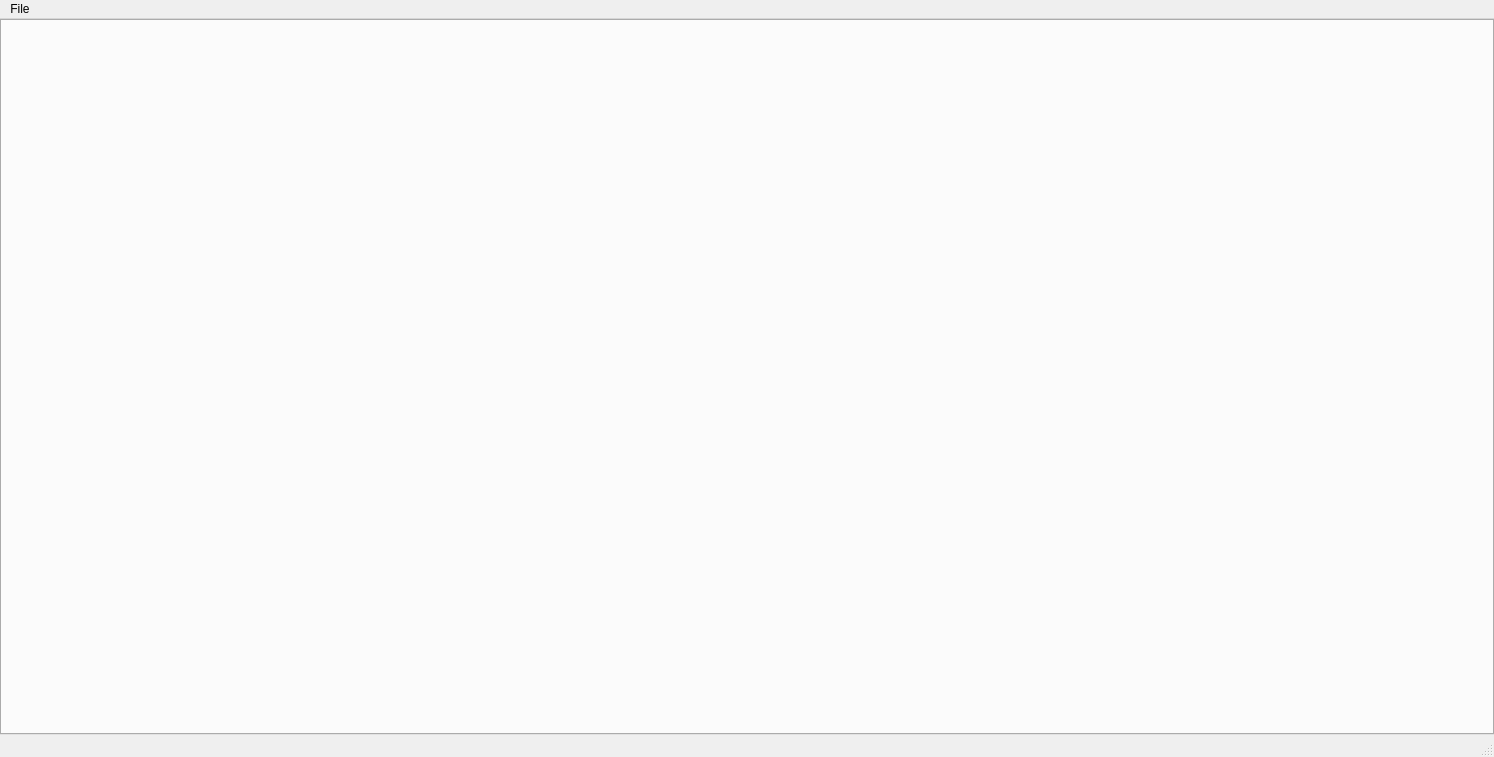
<?xml version="1.0" encoding="UTF-8"?>
<ui version="4.0">
 <class>MainWindow</class>
 <widget class="QMainWindow" name="MainWindow">
  <property name="geometry">
   <rect>
    <x>0</x>
    <y>0</y>
    <width>1494</width>
    <height>757</height>
   </rect>
  </property>
  <property name="windowTitle">
   <string>MainWindow</string>
  </property>
  <widget class="QWidget" name="centralwidget">
   <layout class="QVBoxLayout" name="verticalLayout">
    <property name="spacing">
     <number>0</number>
    </property>
    <property name="leftMargin">
     <number>0</number>
    </property>
    <property name="topMargin">
     <number>0</number>
    </property>
    <property name="rightMargin">
     <number>0</number>
    </property>
    <property name="bottomMargin">
     <number>0</number>
    </property>
    <item>
     <widget class="QTabWidget" name="tabWidget">
      <property name="currentIndex">
       <number>-1</number>
      </property>
     </widget>
    </item>
   </layout>
  </widget>
  <widget class="QMenuBar" name="menubar">
   <property name="geometry">
    <rect>
     <x>0</x>
     <y>0</y>
     <width>1494</width>
     <height>26</height>
    </rect>
   </property>
   <widget class="QMenu" name="menuFile">
    <property name="title">
     <string>File</string>
    </property>
   </widget>
   <addaction name="menuFile"/>
  </widget>
  <widget class="QStatusBar" name="statusbar"/>
 </widget>
 <resources/>
 <connections/>
</ui>
